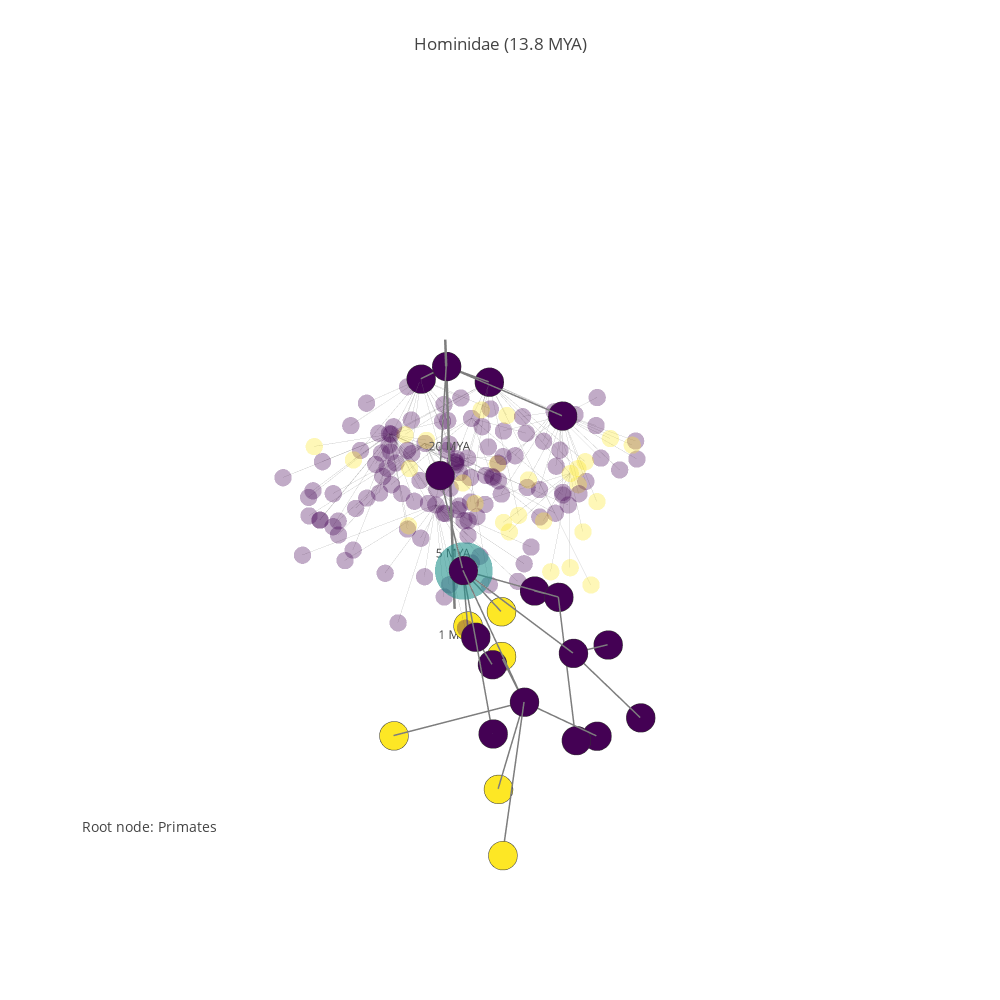

The cell this chart's notebook holds for it:
### Code cell
#pgp.plot_data
#pgp.render_plot()
#pgp.render_plot(publish=True, filename="Mammals")
pgp.refocus(16299)

### Figure 1 — Plotly figure (JSON) as saved in the notebook; plotly's stock layout.template omitted (floating-point values rounded to 4 significant figures; data arrays with more than 128 entries replaced by an {"elided": "..."} marker saying what was removed)
{"data": [{"hoverinfo": "none", "line": {"color": "rgb(125,125,125)", "width": 5}, "mode": "lines", "type": "scatter3d", "uid": "aaaea486-d38b-11e8-81e7-f45c89a09993", "x": [0.6788, 0.6788, null], "y": [-0.7394, -0.7394, null], "z": [4.275, 1.278, null]}, {"mode": "text", "text": ["1 MYA", "5 MYA", "20 MYA", "50 MYA", "150 MYA"], "type": "scatter3d", "uid": "aaaea7a6-d38b-11e8-a7f3-f45c89a09993", "x": [0.6788, 0.6788, 0.6788], "y": [-0.7394, -0.7394, -0.7394], "z": [0.6931, 1.792, 3.045, 3.932, 5.017]}, {"hoverinfo": "none", "line": {"color": "rgb(125,125,125)", "width": 1}, "mode": "lines", "opacity": 0.33, "type": "scatter3d", "uid": "aaaea9d8-d38b-11e8-8865-f45c89a09993", "x": {"elided": "498 float values"}, "y": {"elided": "498 float values"}, "z": {"elided": "498 float values"}}, {"hoverinfo": "text", "marker": {"color": {"elided": "166 int values"}, "colorscale": "Viridis", "opacity": 0.33, "size": 6, "symbol": "circle"}, "mode": "markers", "name": "actors", "text": {"elided": "166 str values"}, "textfont": {"color": "#ff7f0e", "family": "sans serif", "size": 18}, "type": "scatter3d", "uid": "aaaeab8c-d38b-11e8-93df-f45c89a09993", "x": {"elided": "166 float values"}, "y": {"elided": "166 float values"}, "z": {"elided": "166 float values"}}, {"hoverinfo": "none", "line": {"color": "rgb(125,125,125)", "width": 3}, "mode": "lines", "opacity": 1, "type": "scatter3d", "uid": "aaaead3e-d38b-11e8-94e8-f45c89a09993", "x": [0.6788, 0.6788, null, 0.3004, 0.6788, null, 1.191, 0.6788, null, 1.378, 1.191, null, 1.408, 1.378, null, 1.707, 1.408, null, 1.121, 1.408, null, 0.959, 1.378, null, 0.1612, 0.959, null, 0.6699, 0.959, null, 1.264, 1.378, null, 1.013, 1.378, null, 1.661, 1.378, null, 1.098, 1.661, null, 0.9857, 1.661, null, 2.32, 1.661, null, 2.088, 1.661, null, 2.503, 1.661, null, 0.5022, 1.378, null, 1.26, 0.5022, null, 0.07684, 0.5022, null, -0.2859, 0.6788, null, 0.03642, 0.6788, null], "y": [-0.7394, -0.7394, null, -1.542, -0.7394, null, -0.2929, -0.7394, null, 0.1709, -0.2929, null, 0.3403, 0.1709, null, 0.8541, 0.3403, null, 0.2523, 0.3403, null, 1.074, 0.1709, null, 0.8378, 1.074, null, 1.631, 1.074, null, 0.08863, 0.1709, null, 0.261, 0.1709, null, 1.17, 0.1709, null, 1.498, 1.17, null, 0.235, 1.17, null, 0.2708, 1.17, null, 1.302, 1.17, null, 1.764, 1.17, null, 0.4905, 0.1709, null, 1.406, 0.4905, null, -0.1996, 0.4905, null, -0.2361, -0.7394, null, -0.8745, -0.7394, null], "z": [4.025, 4.025, null, 3.466, 4.025, null, 3.35, 4.025, null, 2.695, 3.35, null, 2.067, 2.695, null, 1.482, 2.067, null, 1.482, 2.067, null, 2.067, 2.695, null, 1.482, 2.067, null, 1.482, 2.067, null, 1.946, 2.695, null, 2.067, 2.695, null, 2.067, 2.695, null, 1.482, 2.067, null, 1.482, 2.067, null, 1.482, 2.067, null, 1.482, 2.067, null, 1.482, 2.067, null, 2.067, 2.695, null, 1.482, 2.067, null, 1.482, 2.067, null, 3.35, 4.025, null, 3.584, 4.025, null]}, {"hoverinfo": "text", "marker": {"color": [0, 0, 0, 0, 0, 0, 0, 0, 0, 0, 2, 2, 0, 0, 2, 2, 2, 2, 0, 0, 0, 0, 0, 0, 2], "colorscale": "Viridis", "line": {"color": "rgb(50,50,50)", "width": 0.5}, "size": 10, "symbol": "circle"}, "mode": "markers", "name": "actors", "text": ["<a href=\"https://en.wikipedia.org/wiki/Primates\">Primates -- 15963 (55.0 MYA)</a>", "<a href=\"https://en.wikipedia.org/wiki/Platyrrhini\">Platyrrhini -- 16292 (31.0 MYA)</a>", "<a href=\"https://en.wikipedia.org/wiki/Catarrhini\">Catarrhini -- 16293 (27.5 MYA)</a>", "<a href=\"https://en.wikipedia.org/wiki/Hominidae\">Hominidae -- 16299 (13.8 MYA)</a>", "<a href=\"https://en.wikipedia.org/wiki/Pongo\">Pongo -- 16410 (6.9 MYA)</a>", "<a href=\"https://en.wikipedia.org/wiki/Pongo abelii\">Pongo abelii -- 65353 (3.4 MYA)</a>", "<a href=\"https://en.wikipedia.org/wiki/Pongo pygmaeus\">Pongo pygmaeus -- 65354 (3.4 MYA)</a>", "<a href=\"https://en.wikipedia.org/wiki/Pan\">Pan -- 16413 (6.9 MYA)</a>", "<a href=\"https://en.wikipedia.org/wiki/Pan paniscus\">Pan paniscus -- 26564 (3.4 MYA)</a>", "<a href=\"https://en.wikipedia.org/wiki/Pan troglodytes\">Pan troglodytes -- 26565 (3.4 MYA)</a>", "<a href=\"https://en.wikipedia.org/wiki/Ardipithecus\">Ardipithecus -- 16415 (6.0 MYA)</a>", "<a href=\"https://en.wikipedia.org/wiki/Australopithecus\">Australopithecus -- 16417 (6.9 MYA)</a>", "<a href=\"https://en.wikipedia.org/wiki/Homo\">Homo -- 16418 (6.9 MYA)</a>", "<a href=\"https://en.wikipedia.org/wiki/Homo sapiens\">Homo sapiens -- 16421 (3.4 MYA)</a>", "<a href=\"https://en.wikipedia.org/wiki/Homo erectus\">Homo erectus -- 16422 (3.4 MYA)</a>", "<a href=\"https://en.wikipedia.org/wiki/Homo ergaster\">Homo ergaster -- 16423 (3.4 MYA)</a>", "<a href=\"https://en.wikipedia.org/wiki/Homo rudolfensis\">Homo rudolfensis -- 16424 (3.4 MYA)</a>", "<a href=\"https://en.wikipedia.org/wiki/Homo habilis\">Homo habilis -- 16425 (3.4 MYA)</a>", "<a href=\"https://en.wikipedia.org/wiki/Gorilla\">Gorilla -- 16419 (6.9 MYA)</a>", "<a href=\"https://en.wikipedia.org/wiki/Gorilla beringei\">Gorilla beringei -- 65355 (3.4 MYA)</a>", "<a href=\"https://en.wikipedia.org/wiki/Gorilla gorilla\">Gorilla gorilla -- 65356 (3.4 MYA)</a>", "<a href=\"https://en.wikipedia.org/wiki/Tarsius\">Tarsius -- 16294 (27.5 MYA)</a>", "<a href=\"https://en.wikipedia.org/wiki/Strepsirrhini\">Strepsirrhini -- 16295 (35.0 MYA)</a>"], "type": "scatter3d", "uid": "aaaeaed8-d38b-11e8-a88a-f45c89a09993", "x": [0.6788, 0.3004, 1.191, 1.378, 1.408, 1.707, 1.121, 0.959, 0.1612, 0.6699, 1.264, 1.013, 1.661, 1.098, 0.9857, 2.32, 2.088, 2.503, 0.5022, 1.26, 0.07684, -0.2859, 0.03642], "y": [-0.7394, -1.542, -0.2929, 0.1709, 0.3403, 0.8541, 0.2523, 1.074, 0.8378, 1.631, 0.08863, 0.261, 1.17, 1.498, 0.235, 0.2708, 1.302, 1.764, 0.4905, 1.406, -0.1996, -0.2361, -0.8745], "z": [4.025, 3.466, 3.35, 2.695, 2.067, 1.482, 1.482, 2.067, 1.482, 1.482, 1.946, 2.067, 2.067, 1.482, 1.482, 1.482, 1.482, 1.482, 2.067, 1.482, 1.482, 3.35, 3.584]}, {"hoverinfo": "text", "marker": {"color": [1], "colorscale": "Viridis", "opacity": 0.6, "size": 20, "symbol": "circle"}, "mode": "markers", "name": "actors", "text": ["<a href=\"https://en.wikipedia.org/wiki/Primates\">Primates -- 15963 (55.0 MYA)</a>", "<a href=\"https://en.wikipedia.org/wiki/Platyrrhini\">Platyrrhini -- 16292 (31.0 MYA)</a>", "<a href=\"https://en.wikipedia.org/wiki/Catarrhini\">Catarrhini -- 16293 (27.5 MYA)</a>", "<a href=\"https://en.wikipedia.org/wiki/Hominidae\">Hominidae -- 16299 (13.8 MYA)</a>", "<a href=\"https://en.wikipedia.org/wiki/Pongo\">Pongo -- 16410 (6.9 MYA)</a>", "<a href=\"https://en.wikipedia.org/wiki/Pongo abelii\">Pongo abelii -- 65353 (3.4 MYA)</a>", "<a href=\"https://en.wikipedia.org/wiki/Pongo pygmaeus\">Pongo pygmaeus -- 65354 (3.4 MYA)</a>", "<a href=\"https://en.wikipedia.org/wiki/Pan\">Pan -- 16413 (6.9 MYA)</a>", "<a href=\"https://en.wikipedia.org/wiki/Pan paniscus\">Pan paniscus -- 26564 (3.4 MYA)</a>", "<a href=\"https://en.wikipedia.org/wiki/Pan troglodytes\">Pan troglodytes -- 26565 (3.4 MYA)</a>", "<a href=\"https://en.wikipedia.org/wiki/Ardipithecus\">Ardipithecus -- 16415 (6.0 MYA)</a>", "<a href=\"https://en.wikipedia.org/wiki/Australopithecus\">Australopithecus -- 16417 (6.9 MYA)</a>", "<a href=\"https://en.wikipedia.org/wiki/Homo\">Homo -- 16418 (6.9 MYA)</a>", "<a href=\"https://en.wikipedia.org/wiki/Homo sapiens\">Homo sapiens -- 16421 (3.4 MYA)</a>", "<a href=\"https://en.wikipedia.org/wiki/Homo erectus\">Homo erectus -- 16422 (3.4 MYA)</a>", "<a href=\"https://en.wikipedia.org/wiki/Homo ergaster\">Homo ergaster -- 16423 (3.4 MYA)</a>", "<a href=\"https://en.wikipedia.org/wiki/Homo rudolfensis\">Homo rudolfensis -- 16424 (3.4 MYA)</a>", "<a href=\"https://en.wikipedia.org/wiki/Homo habilis\">Homo habilis -- 16425 (3.4 MYA)</a>", "<a href=\"https://en.wikipedia.org/wiki/Gorilla\">Gorilla -- 16419 (6.9 MYA)</a>", "<a href=\"https://en.wikipedia.org/wiki/Gorilla beringei\">Gorilla beringei -- 65355 (3.4 MYA)</a>", "<a href=\"https://en.wikipedia.org/wiki/Gorilla gorilla\">Gorilla gorilla -- 65356 (3.4 MYA)</a>", "<a href=\"https://en.wikipedia.org/wiki/Tarsius\">Tarsius -- 16294 (27.5 MYA)</a>", "<a href=\"https://en.wikipedia.org/wiki/Strepsirrhini\">Strepsirrhini -- 16295 (35.0 MYA)</a>"], "type": "scatter3d", "uid": "aaaeb070-d38b-11e8-bafb-f45c89a09993", "x": [1.378], "y": [0.1709], "z": [2.695]}], "layout": {"annotations": [{"font": {"size": 14}, "showarrow": false, "text": "Root node: Primates", "x": 0, "xanchor": "left", "xref": "paper", "y": 0.1, "yanchor": "bottom", "yref": "paper"}], "height": 1000, "hovermode": "closest", "margin": {"t": 100}, "scene": {"xaxis": {"showbackground": false, "showgrid": false, "showline": false, "showticklabels": false, "title": "", "zeroline": false}, "yaxis": {"showbackground": false, "showgrid": false, "showline": false, "showticklabels": false, "title": "", "zeroline": false}, "zaxis": {"showbackground": false, "showgrid": false, "showline": false, "showticklabels": false, "title": "", "zeroline": false}}, "showlegend": false, "title": "<a href=\"https://en.wikipedia.org/wiki/Hominidae\">Hominidae</a> (13.8 MYA)", "width": 1000}}
